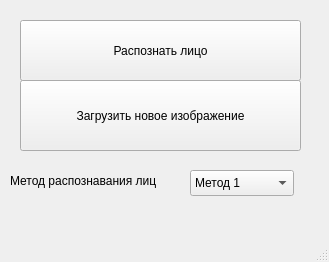
<?xml version="1.0" encoding="UTF-8"?>
<ui version="4.0">
 <class>MainWindow</class>
 <widget class="QMainWindow" name="MainWindow">
  <property name="geometry">
   <rect>
    <x>0</x>
    <y>0</y>
    <width>329</width>
    <height>262</height>
   </rect>
  </property>
  <property name="windowTitle">
   <string>MainWindow</string>
  </property>
  <widget class="QWidget" name="centralwidget">
   <widget class="QPushButton" name="pushButton">
    <property name="geometry">
     <rect>
      <x>20</x>
      <y>80</y>
      <width>281</width>
      <height>71</height>
     </rect>
    </property>
    <property name="text">
     <string>Загрузить новое изображение</string>
    </property>
   </widget>
   <widget class="QPushButton" name="pushButton_2">
    <property name="geometry">
     <rect>
      <x>20</x>
      <y>20</y>
      <width>281</width>
      <height>61</height>
     </rect>
    </property>
    <property name="text">
     <string>Распознать лицо</string>
    </property>
   </widget>
   <widget class="QComboBox" name="comboBox">
    <property name="geometry">
     <rect>
      <x>190</x>
      <y>170</y>
      <width>104</width>
      <height>26</height>
     </rect>
    </property>
    <item>
     <property name="text">
      <string>Метод 1</string>
     </property>
    </item>
    <item>
     <property name="text">
      <string>Метод 2</string>
     </property>
    </item>
   </widget>
   <widget class="QLabel" name="label">
    <property name="geometry">
     <rect>
      <x>10</x>
      <y>160</y>
      <width>181</width>
      <height>41</height>
     </rect>
    </property>
    <property name="text">
     <string>Метод распознавания лиц</string>
    </property>
   </widget>
  </widget>
  <widget class="QStatusBar" name="statusbar"/>
 </widget>
 <resources/>
 <connections/>
</ui>
